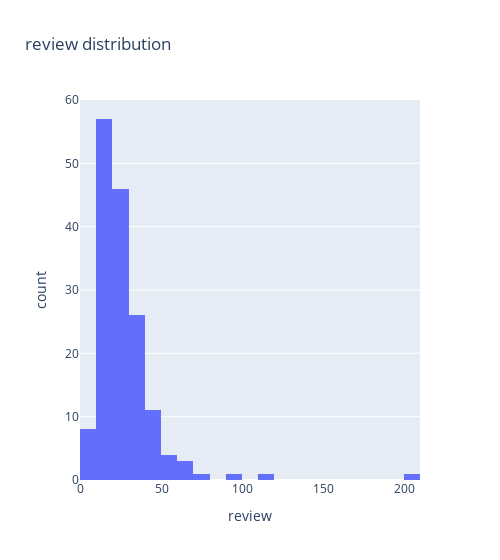

The notebook cell saved with this chart:
### Code cell
px.histogram(dff, 'review', width=500, title='review distribution')

### Figure 1 — Plotly figure (JSON) as saved in the notebook; plotly's stock layout.template omitted (floating-point values rounded to 4 significant figures; data arrays with more than 128 entries replaced by an {"elided": "..."} marker saying what was removed)
{"data": [{"alignmentgroup": "True", "bingroup": "x", "hovertemplate": "review=%{x}<br>count=%{y}<extra></extra>", "legendgroup": "", "marker": {"color": "#636efa", "pattern": {"shape": ""}}, "name": "", "offsetgroup": "", "orientation": "v", "showlegend": false, "type": "histogram", "x": {"elided": "159 int values"}, "xaxis": "x", "yaxis": "y"}], "layout": {"barmode": "relative", "legend": {"tracegroupgap": 0}, "title": {"text": "review distribution"}, "width": 500, "xaxis": {"anchor": "y", "domain": [0, 1], "title": {"text": "review"}}, "yaxis": {"anchor": "x", "domain": [0, 1], "title": {"text": "count"}}}}
